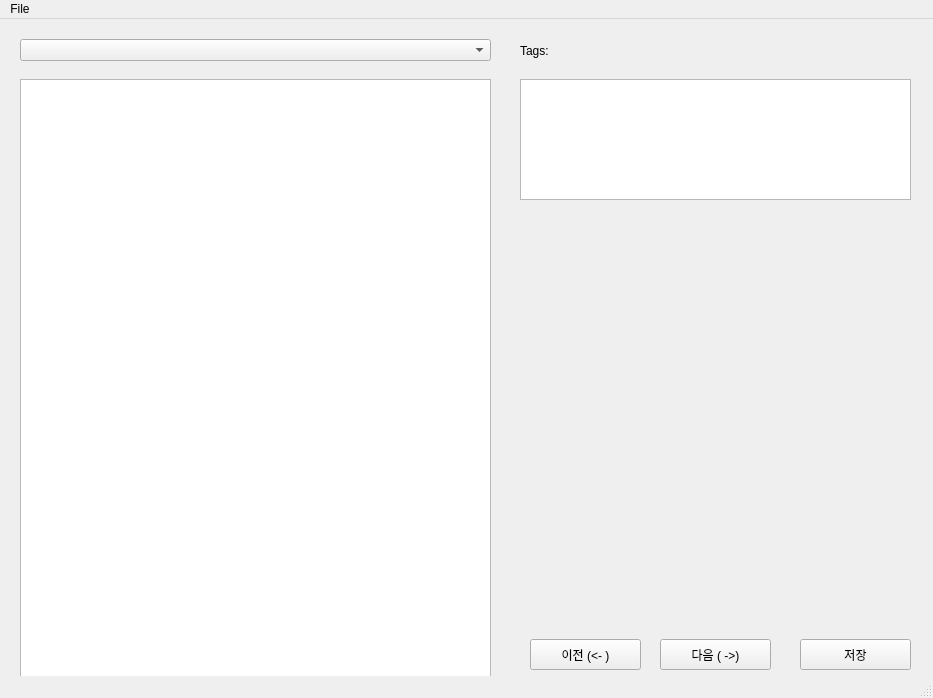
<?xml version="1.0" encoding="UTF-8"?>
<ui version="4.0">
 <class>MainWindow</class>
 <widget class="QMainWindow" name="MainWindow">
  <property name="geometry">
   <rect>
    <x>0</x>
    <y>0</y>
    <width>933</width>
    <height>698</height>
   </rect>
  </property>
  <property name="windowTitle">
   <string>PoetTagger</string>
  </property>
  <widget class="QWidget" name="centralwidget">
   <widget class="QComboBox" name="comboBox">
    <property name="geometry">
     <rect>
      <x>20</x>
      <y>20</y>
      <width>471</width>
      <height>22</height>
     </rect>
    </property>
   </widget>
   <widget class="QTextEdit" name="textEdit">
    <property name="geometry">
     <rect>
      <x>20</x>
      <y>60</y>
      <width>471</width>
      <height>601</height>
     </rect>
    </property>
   </widget>
   <widget class="QTextEdit" name="tagsEdit">
    <property name="geometry">
     <rect>
      <x>520</x>
      <y>60</y>
      <width>391</width>
      <height>121</height>
     </rect>
    </property>
   </widget>
   <widget class="QLabel" name="label">
    <property name="geometry">
     <rect>
      <x>520</x>
      <y>22</y>
      <width>56</width>
      <height>20</height>
     </rect>
    </property>
    <property name="text">
     <string>Tags:</string>
    </property>
   </widget>
   <widget class="QPushButton" name="nextButton">
    <property name="geometry">
     <rect>
      <x>660</x>
      <y>620</y>
      <width>111</width>
      <height>31</height>
     </rect>
    </property>
    <property name="text">
     <string>다음 ( -&gt;)</string>
    </property>
   </widget>
   <widget class="QPushButton" name="prevButton">
    <property name="geometry">
     <rect>
      <x>530</x>
      <y>620</y>
      <width>111</width>
      <height>31</height>
     </rect>
    </property>
    <property name="text">
     <string>이전 (&lt;- )</string>
    </property>
   </widget>
   <widget class="QPushButton" name="saveButton">
    <property name="geometry">
     <rect>
      <x>800</x>
      <y>620</y>
      <width>111</width>
      <height>31</height>
     </rect>
    </property>
    <property name="text">
     <string>저장</string>
    </property>
   </widget>
   <widget class="QWidget" name="gridLayoutWidget">
    <property name="geometry">
     <rect>
      <x>520</x>
      <y>200</y>
      <width>391</width>
      <height>401</height>
     </rect>
    </property>
    <layout class="QGridLayout" name="gridLayout"/>
   </widget>
  </widget>
  <widget class="QMenuBar" name="menubar">
   <property name="geometry">
    <rect>
     <x>0</x>
     <y>0</y>
     <width>933</width>
     <height>18</height>
    </rect>
   </property>
   <widget class="QMenu" name="menu">
    <property name="title">
     <string>File</string>
    </property>
    <addaction name="actionOpen"/>
    <addaction name="actionSave"/>
    <addaction name="actionSaveAs"/>
   </widget>
   <addaction name="menu"/>
  </widget>
  <widget class="QStatusBar" name="statusbar"/>
  <action name="actionOpen">
   <property name="text">
    <string>Open</string>
   </property>
  </action>
  <action name="actionSave">
   <property name="text">
    <string>Save</string>
   </property>
  </action>
  <action name="actionSaveAs">
   <property name="text">
    <string>Save as</string>
   </property>
  </action>
 </widget>
 <resources/>
 <connections/>
</ui>
